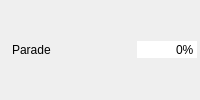
       <widget class="QWidget" name="widget_parade" native="true">
        <property name="minimumSize">
         <size>
          <width>200</width>
          <height>26</height>
         </size>
        </property>
        <layout class="QHBoxLayout" name="horizontalLayout_4">
         <property name="spacing">
          <number>2</number>
         </property>
         <property name="leftMargin">
          <number>3</number>
         </property>
         <property name="topMargin">
          <number>3</number>
         </property>
         <property name="rightMargin">
          <number>3</number>
         </property>
         <property name="bottomMargin">
          <number>3</number>
         </property>
         <item>
          <widget class="QLabel" name="label_7">
           <property name="text">
            <string/>
           </property>
           <property name="pixmap">
            <pixmap resource="../images/images.qrc">:/Aptitudes/resi.png</pixmap>
           </property>
          </widget>
         </item>
         <item>
          <widget class="QLabel" name="label_parade">
           <property name="text">
            <string>Parade</string>
           </property>
          </widget>
         </item>
         <item>
          <spacer name="horizontalSpacer_5">
           <property name="orientation">
            <enum>Qt::Horizontal</enum>
           </property>
           <property name="sizeHint" stdset="0">
            <size>
             <width>37</width>
             <height>12</height>
            </size>
           </property>
          </spacer>
         </item>
         <item>
          <widget class="QSpinBox" name="sp_parade">
           <property name="focusPolicy">
            <enum>Qt::NoFocus</enum>
           </property>
           <property name="autoFillBackground">
            <bool>true</bool>
           </property>
           <property name="frame">
            <bool>false</bool>
           </property>
           <property name="alignment">
            <set>Qt::AlignRight|Qt::AlignTrailing|Qt::AlignVCenter</set>
           </property>
           <property name="buttonSymbols">
            <enum>QAbstractSpinBox::NoButtons</enum>
           </property>
           <property name="suffix">
            <string>%</string>
           </property>
           <property name="minimum">
            <number>-999999</number>
           </property>
           <property name="maximum">
            <number>9999999</number>
           </property>
           <property name="stepType">
            <enum>QAbstractSpinBox::DefaultStepType</enum>
           </property>
          </widget>
         </item>
        </layout>
       </widget>
